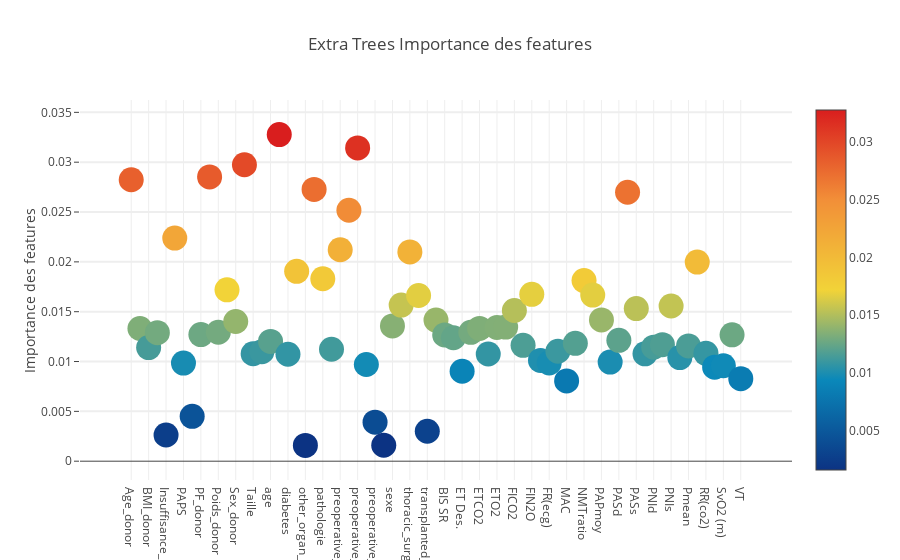

Notebook code cell kept with this figure:
### Code cell
trace = go.Scatter(
    y = feature_dataframe['Extra Trees Importance des features'].values,
    x = feature_dataframe['features'].values,
    mode='markers',
    marker=dict(
        sizemode = 'diameter',
        sizeref = 1,
        size = 25,
        color = feature_dataframe['Extra Trees Importance des features'].values,
        colorscale='Portland',
        showscale=True
    ),
    text = feature_dataframe['features'].values
)
data = [trace]

layout= go.Layout(
    autosize= True,
    title= 'Extra Trees Importance des features',
    hovermode= 'closest',

    yaxis=dict(
        title= 'Importance des features',
        ticklen= 5,
        gridwidth= 2
    ),
    showlegend= False
)
fig = go.Figure(data=data, layout=layout)
py.iplot(fig,filename='scatter2010')

### Figure 1 — Plotly figure (JSON) as saved in the notebook; plotly's stock layout.template omitted (floating-point values rounded to 4 significant figures)
{"data": [{"marker": {"color": [0.02824, 0.01332, 0.0114, 0.0129, 0.002631, 0.02239, 0.009843, 0.004505, 0.0127, 0.02852, 0.01294, 0.01719, 0.01401, 0.02975, 0.01078, 0.01098, 0.01202, 0.03277, 0.01073, 0.01905, 0.001588, 0.02727, 0.01831, 0.01124, 0.02122, 0.02518, 0.03143, 0.009699, 0.003912, 0.0016, 0.01357, 0.01566, 0.02099, 0.01663, 0.003006, 0.01416, 0.01267, 0.01238, 0.009026, 0.01293, 0.01332, 0.01076, 0.01342, 0.01346, 0.01512, 0.01162, 0.01674, 0.01011, 0.009854, 0.01103, 0.008051, 0.01183, 0.01812, 0.01667, 0.01418, 0.009949, 0.01212, 0.02699, 0.01531, 0.01078, 0.01144, 0.01169, 0.01557, 0.0104, 0.01156, 0.01998, 0.01082, 0.009438, 0.009579, 0.01267, 0.008284], "colorscale": "Portland", "showscale": true, "size": 25, "sizemode": "diameter", "sizeref": 1}, "mode": "markers", "text": ["Age_donor", "Aspirations_donor", "BMI_donor", "Donneur_CPT", "Insuffisance_renale", "LAS", "PAPS", "PFO", "PF_donor", "Poids", "Poids_donor", "RX_donor", "Sex_donor", "Tabagisme_donor", "Taille", "Taille_donor", "age", "body_mass_index", "diabetes", "id_patient", "other_organ_transplantation", "oto_score", "pathologie", "plasmapherese", "preoperative_ECMO", "preoperative_ICU", "preoperative_mechanical_ventilation", "preoperative_pulmonary_hypertension", "preoperative_vasopressor", "retransplant", "sexe", "super_urgence", "thoracic_surgery_history", "time_on_waiting_liste", "transplanted_twice_during_study_period", "B.I.S", "BIS SR", "DC", "ET Des.", "ET Sevo.", "ETCO2", "ETCO2 (mmHg)", "ETO2", "FC", "FICO2", "FICO2 (mmHg)", "FIN2O", "FR", "FR(ecg)", "FiO2", "MAC", "NMT TOF", "NMTratio", "PAPdia", "PAPmoy", "PAPsys", "PASd", "PASm", "PASs", "PEEPtotal", "PNId", "PNIm", "PNIs", "Pmax", "Pmean", "Pplat", "RR(co2)", "SpO2", "SvO2 (m)", "Temp", "VT"], "type": "scatter", "uid": "15542348-fd45-11e8-b0d7-6002921757e3", "x": ["Age_donor", "Aspirations_donor", "BMI_donor", "Donneur_CPT", "Insuffisance_renale", "LAS", "PAPS", "PFO", "PF_donor", "Poids", "Poids_donor", "RX_donor", "Sex_donor", "Tabagisme_donor", "Taille", "Taille_donor", "age", "body_mass_index", "diabetes", "id_patient", "other_organ_transplantation", "oto_score", "pathologie", "plasmapherese", "preoperative_ECMO", "preoperative_ICU", "preoperative_mechanical_ventilation", "preoperative_pulmonary_hypertension", "preoperative_vasopressor", "retransplant", "sexe", "super_urgence", "thoracic_surgery_history", "time_on_waiting_liste", "transplanted_twice_during_study_period", "B.I.S", "BIS SR", "DC", "ET Des.", "ET Sevo.", "ETCO2", "ETCO2 (mmHg)", "ETO2", "FC", "FICO2", "FICO2 (mmHg)", "FIN2O", "FR", "FR(ecg)", "FiO2", "MAC", "NMT TOF", "NMTratio", "PAPdia", "PAPmoy", "PAPsys", "PASd", "PASm", "PASs", "PEEPtotal", "PNId", "PNIm", "PNIs", "Pmax", "Pmean", "Pplat", "RR(co2)", "SpO2", "SvO2 (m)", "Temp", "VT"], "y": [0.02824, 0.01332, 0.0114, 0.0129, 0.002631, 0.02239, 0.009843, 0.004505, 0.0127, 0.02852, 0.01294, 0.01719, 0.01401, 0.02975, 0.01078, 0.01098, 0.01202, 0.03277, 0.01073, 0.01905, 0.001588, 0.02727, 0.01831, 0.01124, 0.02122, 0.02518, 0.03143, 0.009699, 0.003912, 0.0016, 0.01357, 0.01566, 0.02099, 0.01663, 0.003006, 0.01416, 0.01267, 0.01238, 0.009026, 0.01293, 0.01332, 0.01076, 0.01342, 0.01346, 0.01512, 0.01162, 0.01674, 0.01011, 0.009854, 0.01103, 0.008051, 0.01183, 0.01812, 0.01667, 0.01418, 0.009949, 0.01212, 0.02699, 0.01531, 0.01078, 0.01144, 0.01169, 0.01557, 0.0104, 0.01156, 0.01998, 0.01082, 0.009438, 0.009579, 0.01267, 0.008284]}], "layout": {"autosize": true, "hovermode": "closest", "showlegend": false, "title": "Extra Trees Importance des features", "yaxis": {"gridwidth": 2, "ticklen": 5, "title": "Importance des features"}}}
